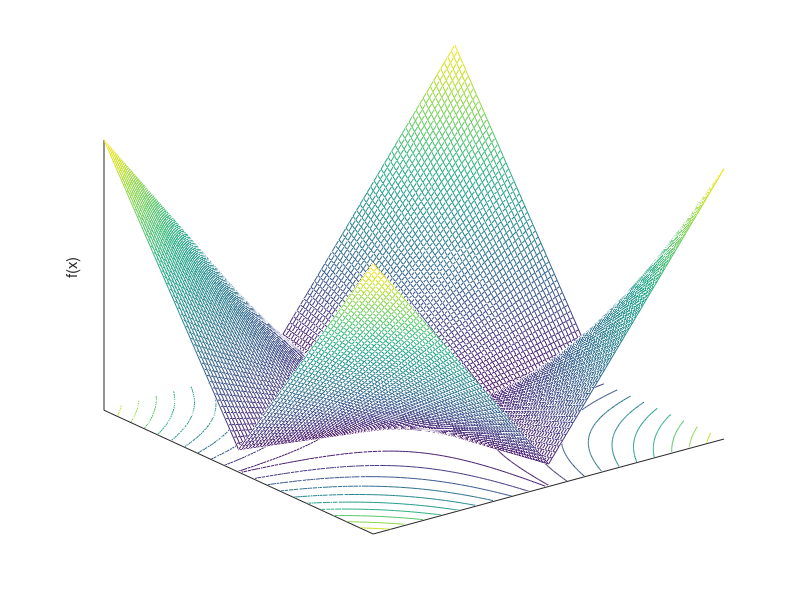

Write MATLAB code to recreate this figure.
function Schwefel222Plot

xlimits = [-10 10];
dx = (xlimits(2) - xlimits(1)) / 100;
N = floor((xlimits(2) - xlimits(1)) / dx) + 1;
obj = zeros(N, N);
i = 0;
for x = xlimits(1) : dx : xlimits(2)
    i = i + 1;
    k = 0;
    for y = xlimits(1) : dx : xlimits(2)
        k = k + 1;
        sum1 = abs(x) + abs(y);
        prod1 = abs(x) * abs(y);
        obj(i,k) = sum1 + prod1;
    end
end
close all;
[x, y] = meshgrid(xlimits(1) : dx : xlimits(2));
meshc(x,y,obj);
zlabel('f(x)')
set(gca, 'XTick', [])
set(gca, 'YTick', [])
set(gca, 'ZTick', [])
temp = axis;
axis([xlimits, xlimits, temp(5), max(max(obj))])